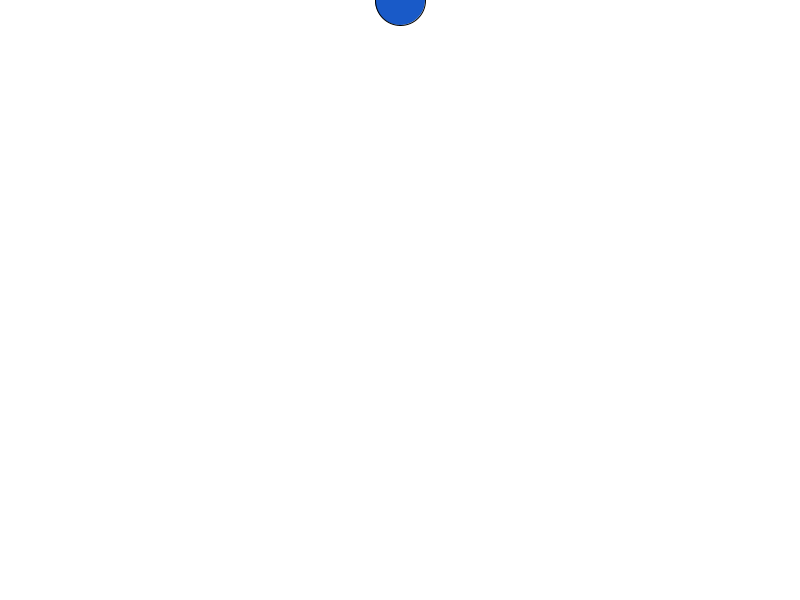
Frame 1 (no input)
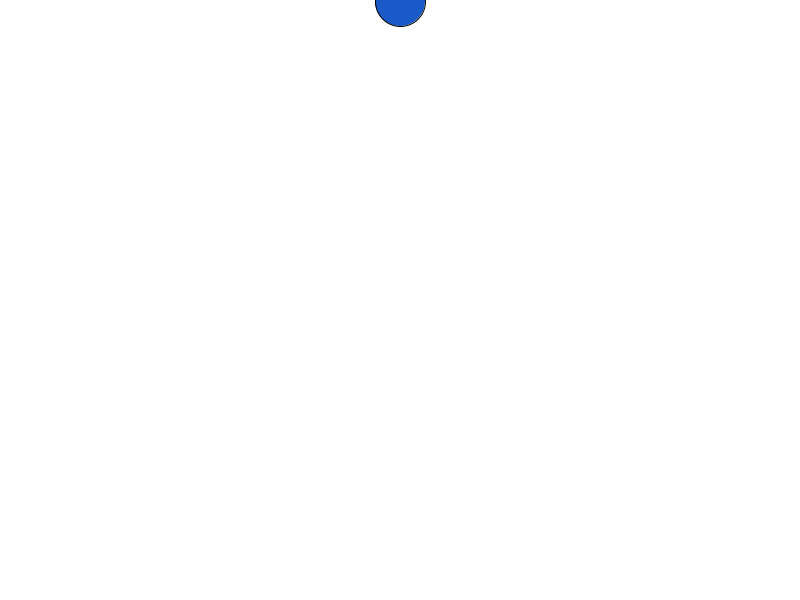
Frame 60 (the mouse pressed at the canvas centre just before this capture)
Frame 120 (the mouse held since frame 60 and released just before this capture): identical to frame 60, image omitted

The Processing sketch that drew these frames (run headless with seeded random() and noise(); from frame 60 on, the mouse is pressed at the canvas centre):

// Processing sketch: Bouncing
// ── Bouncing.pde
// variable posisi
int posX = 400;
int posY = 0;
int velY = 1;

void setup() {
  size(800, 600);
}

void draw() {
  background(255);
  fill(25, 90, 200);
  circle(posX, posY, 50);
  
  // naikkan posY agar lingkaran bergerak
  posY = posY + velY;
  
  // bila circle berada di tepi layar,
  // ubah velY dengan kebalikanya
  if(posY - 25 <= 0 || posY + 25 >= height) {
    velY = velY * -1; 
  }
}
